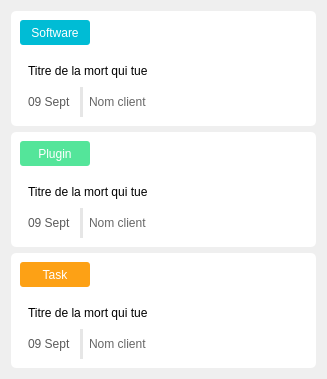
          <widget class="QWidget" name="scrollAreaWidgetContents_4">
           <property name="geometry">
            <rect>
             <x>0</x>
             <y>0</y>
             <width>327</width>
             <height>375</height>
            </rect>
           </property>
           <layout class="QVBoxLayout" name="verticalLayout_18">
            <item>
             <widget class="QFrame" name="fr_test_7">
              <property name="minimumSize">
               <size>
                <width>0</width>
                <height>115</height>
               </size>
              </property>
              <property name="maximumSize">
               <size>
                <width>16777215</width>
                <height>115</height>
               </size>
              </property>
              <property name="styleSheet">
               <string notr="true">background-color: rgb(255, 255, 255);
border-radius:5px;</string>
              </property>
              <property name="frameShape">
               <enum>QFrame::StyledPanel</enum>
              </property>
              <property name="frameShadow">
               <enum>QFrame::Raised</enum>
              </property>
              <layout class="QVBoxLayout" name="verticalLayout_10">
               <item>
                <widget class="QLabel" name="la_tag_7">
                 <property name="minimumSize">
                  <size>
                   <width>70</width>
                   <height>25</height>
                  </size>
                 </property>
                 <property name="maximumSize">
                  <size>
                   <width>70</width>
                   <height>25</height>
                  </size>
                 </property>
                 <property name="styleSheet">
                  <string notr="true">background-color: rgb(0, 188, 213);
color:white;
border-radius:3px;padding:5px;</string>
                 </property>
                 <property name="text">
                  <string>Software</string>
                 </property>
                 <property name="alignment">
                  <set>Qt::AlignCenter</set>
                 </property>
                </widget>
               </item>
               <item>
                <widget class="QLabel" name="ex1_8">
                 <property name="minimumSize">
                  <size>
                   <width>0</width>
                   <height>40</height>
                  </size>
                 </property>
                 <property name="maximumSize">
                  <size>
                   <width>16777215</width>
                   <height>40</height>
                  </size>
                 </property>
                 <property name="styleSheet">
                  <string notr="true">background-color: rgb(255, 255, 255);
border-radius:5px;
padding:5px;</string>
                 </property>
                 <property name="text">
                  <string>Titre de la mort qui tue</string>
                 </property>
                </widget>
               </item>
               <item>
                <layout class="QHBoxLayout" name="horizontalLayout_8">
                 <item>
                  <widget class="QLabel" name="label_13">
                   <property name="styleSheet">
                    <string notr="true">color: rgb(90, 90, 90);padding-left:5px;</string>
                   </property>
                   <property name="text">
                    <string>09 Sept</string>
                   </property>
                  </widget>
                 </item>
                 <item>
                  <widget class="Line" name="line_9">
                   <property name="styleSheet">
                    <string notr="true">border:2px solid rgb(230,230,230);</string>
                   </property>
                   <property name="orientation">
                    <enum>Qt::Vertical</enum>
                   </property>
                  </widget>
                 </item>
                 <item>
                  <widget class="QLabel" name="label_14">
                   <property name="minimumSize">
                    <size>
                     <width>0</width>
                     <height>25</height>
                    </size>
                   </property>
                   <property name="maximumSize">
                    <size>
                     <width>16777215</width>
                     <height>25</height>
                    </size>
                   </property>
                   <property name="styleSheet">
                    <string notr="true">color: rgb(102, 102, 102);</string>
                   </property>
                   <property name="text">
                    <string>Nom client</string>
                   </property>
                  </widget>
                 </item>
                 <item>
                  <spacer name="horizontalSpacer_7">
                   <property name="orientation">
                    <enum>Qt::Horizontal</enum>
                   </property>
                   <property name="sizeHint" stdset="0">
                    <size>
                     <width>40</width>
                     <height>20</height>
                    </size>
                   </property>
                  </spacer>
                 </item>
                 <item>
                  <widget class="QPushButton" name="pushButton_7">
                   <property name="minimumSize">
                    <size>
                     <width>30</width>
                     <height>30</height>
                    </size>
                   </property>
                   <property name="maximumSize">
                    <size>
                     <width>30</width>
                     <height>30</height>
                    </size>
                   </property>
                   <property name="text">
                    <string/>
                   </property>
                   <property name="icon">
                    <iconset>
                     <normaloff>images/projectmanagement/detail.png</normaloff>images/projectmanagement/detail.png</iconset>
                   </property>
                  </widget>
                 </item>
                </layout>
               </item>
              </layout>
             </widget>
            </item>
            <item>
             <widget class="QFrame" name="fr_test_9">
              <property name="minimumSize">
               <size>
                <width>0</width>
                <height>115</height>
               </size>
              </property>
              <property name="maximumSize">
               <size>
                <width>16777215</width>
                <height>115</height>
               </size>
              </property>
              <property name="styleSheet">
               <string notr="true">background-color: rgb(255, 255, 255);
border-radius:5px;</string>
              </property>
              <property name="frameShape">
               <enum>QFrame::StyledPanel</enum>
              </property>
              <property name="frameShadow">
               <enum>QFrame::Raised</enum>
              </property>
              <layout class="QVBoxLayout" name="verticalLayout_14">
               <item>
                <widget class="QLabel" name="la_tag_11">
                 <property name="minimumSize">
                  <size>
                   <width>70</width>
                   <height>25</height>
                  </size>
                 </property>
                 <property name="maximumSize">
                  <size>
                   <width>70</width>
                   <height>25</height>
                  </size>
                 </property>
                 <property name="styleSheet">
                  <string notr="true">background-color: rgb(84, 229, 154);
color:white;
border-radius:3px;padding:5px;</string>
                 </property>
                 <property name="text">
                  <string>Plugin</string>
                 </property>
                 <property name="alignment">
                  <set>Qt::AlignCenter</set>
                 </property>
                </widget>
               </item>
               <item>
                <widget class="QLabel" name="ex1_13">
                 <property name="minimumSize">
                  <size>
                   <width>0</width>
                   <height>40</height>
                  </size>
                 </property>
                 <property name="maximumSize">
                  <size>
                   <width>16777215</width>
                   <height>40</height>
                  </size>
                 </property>
                 <property name="styleSheet">
                  <string notr="true">background-color: rgb(255, 255, 255);
border-radius:5px;
padding:5px;</string>
                 </property>
                 <property name="text">
                  <string>Titre de la mort qui tue</string>
                 </property>
                </widget>
               </item>
               <item>
                <layout class="QHBoxLayout" name="horizontalLayout_12">
                 <item>
                  <widget class="QLabel" name="label_21">
                   <property name="styleSheet">
                    <string notr="true">color: rgb(90, 90, 90);padding-left:5px;</string>
                   </property>
                   <property name="text">
                    <string>09 Sept</string>
                   </property>
                  </widget>
                 </item>
                 <item>
                  <widget class="Line" name="line_11">
                   <property name="styleSheet">
                    <string notr="true">border:2px solid rgb(230,230,230);</string>
                   </property>
                   <property name="orientation">
                    <enum>Qt::Vertical</enum>
                   </property>
                  </widget>
                 </item>
                 <item>
                  <widget class="QLabel" name="label_22">
                   <property name="minimumSize">
                    <size>
                     <width>0</width>
                     <height>25</height>
                    </size>
                   </property>
                   <property name="maximumSize">
                    <size>
                     <width>16777215</width>
                     <height>25</height>
                    </size>
                   </property>
                   <property name="styleSheet">
                    <string notr="true">color: rgb(102, 102, 102);</string>
                   </property>
                   <property name="text">
                    <string>Nom client</string>
                   </property>
                  </widget>
                 </item>
                 <item>
                  <spacer name="horizontalSpacer_9">
                   <property name="orientation">
                    <enum>Qt::Horizontal</enum>
                   </property>
                   <property name="sizeHint" stdset="0">
                    <size>
                     <width>40</width>
                     <height>20</height>
                    </size>
                   </property>
                  </spacer>
                 </item>
                 <item>
                  <widget class="QPushButton" name="pushButton_11">
                   <property name="minimumSize">
                    <size>
                     <width>30</width>
                     <height>30</height>
                    </size>
                   </property>
                   <property name="maximumSize">
                    <size>
                     <width>30</width>
                     <height>30</height>
                    </size>
                   </property>
                   <property name="text">
                    <string/>
                   </property>
                   <property name="icon">
                    <iconset>
                     <normaloff>images/projectmanagement/detail.png</normaloff>images/projectmanagement/detail.png</iconset>
                   </property>
                  </widget>
                 </item>
                </layout>
               </item>
              </layout>
             </widget>
            </item>
            <item>
             <widget class="QFrame" name="fr_test_8">
              <property name="minimumSize">
               <size>
                <width>0</width>
                <height>115</height>
               </size>
              </property>
              <property name="maximumSize">
               <size>
                <width>16777215</width>
                <height>115</height>
               </size>
              </property>
              <property name="styleSheet">
               <string notr="true">background-color: rgb(255, 255, 255);
border-radius:5px;</string>
              </property>
              <property name="frameShape">
               <enum>QFrame::StyledPanel</enum>
              </property>
              <property name="frameShadow">
               <enum>QFrame::Raised</enum>
              </property>
              <layout class="QVBoxLayout" name="verticalLayout_13">
               <item>
                <widget class="QLabel" name="la_tag_10">
                 <property name="minimumSize">
                  <size>
                   <width>70</width>
                   <height>25</height>
                  </size>
                 </property>
                 <property name="maximumSize">
                  <size>
                   <width>70</width>
                   <height>25</height>
                  </size>
                 </property>
                 <property name="styleSheet">
                  <string notr="true">background-color: rgb(253, 161, 21);
color:white;
border-radius:3px;padding:5px;</string>
                 </property>
                 <property name="text">
                  <string>Task</string>
                 </property>
                 <property name="alignment">
                  <set>Qt::AlignCenter</set>
                 </property>
                </widget>
               </item>
               <item>
                <widget class="QLabel" name="ex1_11">
                 <property name="minimumSize">
                  <size>
                   <width>0</width>
                   <height>40</height>
                  </size>
                 </property>
                 <property name="maximumSize">
                  <size>
                   <width>16777215</width>
                   <height>40</height>
                  </size>
                 </property>
                 <property name="styleSheet">
                  <string notr="true">background-color: rgb(255, 255, 255);
border-radius:5px;
padding:5px;</string>
                 </property>
                 <property name="text">
                  <string>Titre de la mort qui tue</string>
                 </property>
                </widget>
               </item>
               <item>
                <layout class="QHBoxLayout" name="horizontalLayout_11">
                 <item>
                  <widget class="QLabel" name="label_19">
                   <property name="styleSheet">
                    <string notr="true">color: rgb(90, 90, 90);padding-left:5px;</string>
                   </property>
                   <property name="text">
                    <string>09 Sept</string>
                   </property>
                  </widget>
                 </item>
                 <item>
                  <widget class="Line" name="line_10">
                   <property name="styleSheet">
                    <string notr="true">border:2px solid rgb(230,230,230);</string>
                   </property>
                   <property name="orientation">
                    <enum>Qt::Vertical</enum>
                   </property>
                  </widget>
                 </item>
                 <item>
                  <widget class="QLabel" name="label_20">
                   <property name="minimumSize">
                    <size>
                     <width>0</width>
                     <height>25</height>
                    </size>
                   </property>
                   <property name="maximumSize">
                    <size>
                     <width>16777215</width>
                     <height>25</height>
                    </size>
                   </property>
                   <property name="styleSheet">
                    <string notr="true">color: rgb(102, 102, 102);</string>
                   </property>
                   <property name="text">
                    <string>Nom client</string>
                   </property>
                  </widget>
                 </item>
                 <item>
                  <spacer name="horizontalSpacer_8">
                   <property name="orientation">
                    <enum>Qt::Horizontal</enum>
                   </property>
                   <property name="sizeHint" stdset="0">
                    <size>
                     <width>40</width>
                     <height>20</height>
                    </size>
                   </property>
                  </spacer>
                 </item>
                 <item>
                  <widget class="QPushButton" name="pushButton_10">
                   <property name="minimumSize">
                    <size>
                     <width>30</width>
                     <height>30</height>
                    </size>
                   </property>
                   <property name="maximumSize">
                    <size>
                     <width>30</width>
                     <height>30</height>
                    </size>
                   </property>
                   <property name="text">
                    <string/>
                   </property>
                   <property name="icon">
                    <iconset>
                     <normaloff>images/projectmanagement/detail.png</normaloff>images/projectmanagement/detail.png</iconset>
                   </property>
                  </widget>
                 </item>
                </layout>
               </item>
              </layout>
             </widget>
            </item>
           </layout>
          </widget>
